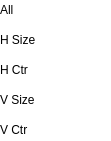
<?xml version="1.0" encoding="UTF-8"?>
<ui version="4.0">
 <class>Form</class>
 <widget class="QWidget" name="Form">
  <property name="geometry">
   <rect>
    <x>0</x>
    <y>0</y>
    <width>111</width>
    <height>141</height>
   </rect>
  </property>
  <property name="sizePolicy">
   <sizepolicy hsizetype="Ignored" vsizetype="Ignored">
    <horstretch>0</horstretch>
    <verstretch>0</verstretch>
   </sizepolicy>
  </property>
  <property name="windowTitle">
   <string>Slit status</string>
  </property>
  <property name="styleSheet">
   <string notr="true">background-color: rgb(255, 255, 255);</string>
  </property>
  <layout class="QVBoxLayout" name="verticalLayout">
   <property name="spacing">
    <number>0</number>
   </property>
   <property name="leftMargin">
    <number>0</number>
   </property>
   <property name="topMargin">
    <number>0</number>
   </property>
   <property name="rightMargin">
    <number>0</number>
   </property>
   <property name="bottomMargin">
    <number>0</number>
   </property>
   <item>
    <widget class="QFrame" name="frame">
     <property name="sizePolicy">
      <sizepolicy hsizetype="Fixed" vsizetype="Fixed">
       <horstretch>0</horstretch>
       <verstretch>0</verstretch>
      </sizepolicy>
     </property>
     <property name="minimumSize">
      <size>
       <width>111</width>
       <height>141</height>
      </size>
     </property>
     <property name="frameShape">
      <enum>QFrame::Box</enum>
     </property>
     <property name="frameShadow">
      <enum>QFrame::Plain</enum>
     </property>
     <property name="lineWidth">
      <number>0</number>
     </property>
     <widget class="QLabel" name="label_10">
      <property name="geometry">
       <rect>
        <x>0</x>
        <y>30</y>
        <width>41</width>
        <height>20</height>
       </rect>
      </property>
      <property name="text">
       <string>H Size</string>
      </property>
      <property name="alignment">
       <set>Qt::AlignLeading|Qt::AlignLeft|Qt::AlignVCenter</set>
      </property>
     </widget>
     <widget class="QELabel" name="qelabel_15">
      <property name="geometry">
       <rect>
        <x>40</x>
        <y>0</y>
        <width>71</width>
        <height>20</height>
       </rect>
      </property>
      <property name="alignment">
       <set>Qt::AlignRight|Qt::AlignTrailing|Qt::AlignVCenter</set>
      </property>
      <property name="variable" stdset="0">
       <string>$(SLIT)IN_POSITION</string>
      </property>
      <property name="notation" stdset="0">
       <enum>QELabel::Scientific</enum>
      </property>
     </widget>
     <widget class="QELabel" name="qelabel_21">
      <property name="geometry">
       <rect>
        <x>40</x>
        <y>30</y>
        <width>71</width>
        <height>20</height>
       </rect>
      </property>
      <property name="alignment">
       <set>Qt::AlignRight|Qt::AlignTrailing|Qt::AlignVCenter</set>
      </property>
      <property name="variable" stdset="0">
       <string>$(SLIT)HSIZE_STATUS</string>
      </property>
      <property name="notation" stdset="0">
       <enum>QELabel::Scientific</enum>
      </property>
     </widget>
     <widget class="QLabel" name="label_11">
      <property name="geometry">
       <rect>
        <x>0</x>
        <y>0</y>
        <width>41</width>
        <height>20</height>
       </rect>
      </property>
      <property name="text">
       <string>All</string>
      </property>
      <property name="alignment">
       <set>Qt::AlignLeading|Qt::AlignLeft|Qt::AlignVCenter</set>
      </property>
     </widget>
     <widget class="QLabel" name="label_12">
      <property name="geometry">
       <rect>
        <x>0</x>
        <y>60</y>
        <width>41</width>
        <height>20</height>
       </rect>
      </property>
      <property name="text">
       <string>H Ctr</string>
      </property>
      <property name="alignment">
       <set>Qt::AlignLeading|Qt::AlignLeft|Qt::AlignVCenter</set>
      </property>
     </widget>
     <widget class="QELabel" name="qelabel_22">
      <property name="geometry">
       <rect>
        <x>40</x>
        <y>60</y>
        <width>71</width>
        <height>20</height>
       </rect>
      </property>
      <property name="alignment">
       <set>Qt::AlignRight|Qt::AlignTrailing|Qt::AlignVCenter</set>
      </property>
      <property name="variable" stdset="0">
       <string>$(SLIT)HCENTRE_STATUS</string>
      </property>
      <property name="notation" stdset="0">
       <enum>QELabel::Scientific</enum>
      </property>
     </widget>
     <widget class="QELabel" name="qelabel_23">
      <property name="geometry">
       <rect>
        <x>40</x>
        <y>90</y>
        <width>71</width>
        <height>20</height>
       </rect>
      </property>
      <property name="alignment">
       <set>Qt::AlignRight|Qt::AlignTrailing|Qt::AlignVCenter</set>
      </property>
      <property name="variable" stdset="0">
       <string>$(SLIT)VSIZE_STATUS</string>
      </property>
      <property name="notation" stdset="0">
       <enum>QELabel::Scientific</enum>
      </property>
     </widget>
     <widget class="QELabel" name="qelabel_24">
      <property name="geometry">
       <rect>
        <x>40</x>
        <y>120</y>
        <width>71</width>
        <height>20</height>
       </rect>
      </property>
      <property name="alignment">
       <set>Qt::AlignRight|Qt::AlignTrailing|Qt::AlignVCenter</set>
      </property>
      <property name="variable" stdset="0">
       <string>$(SLIT)VCENTRE_STATUS</string>
      </property>
      <property name="notation" stdset="0">
       <enum>QELabel::Scientific</enum>
      </property>
     </widget>
     <widget class="QLabel" name="label_13">
      <property name="geometry">
       <rect>
        <x>0</x>
        <y>90</y>
        <width>41</width>
        <height>20</height>
       </rect>
      </property>
      <property name="text">
       <string>V Size</string>
      </property>
      <property name="alignment">
       <set>Qt::AlignLeading|Qt::AlignLeft|Qt::AlignVCenter</set>
      </property>
     </widget>
     <widget class="QLabel" name="label_14">
      <property name="geometry">
       <rect>
        <x>0</x>
        <y>120</y>
        <width>41</width>
        <height>20</height>
       </rect>
      </property>
      <property name="text">
       <string>V Ctr</string>
      </property>
      <property name="alignment">
       <set>Qt::AlignLeading|Qt::AlignLeft|Qt::AlignVCenter</set>
      </property>
     </widget>
    </widget>
   </item>
  </layout>
 </widget>
 <customwidgets>
  <customwidget>
   <class>QELabel</class>
   <extends>QLabel</extends>
   <header>QELabel.h</header>
  </customwidget>
 </customwidgets>
 <resources/>
 <connections/>
</ui>
